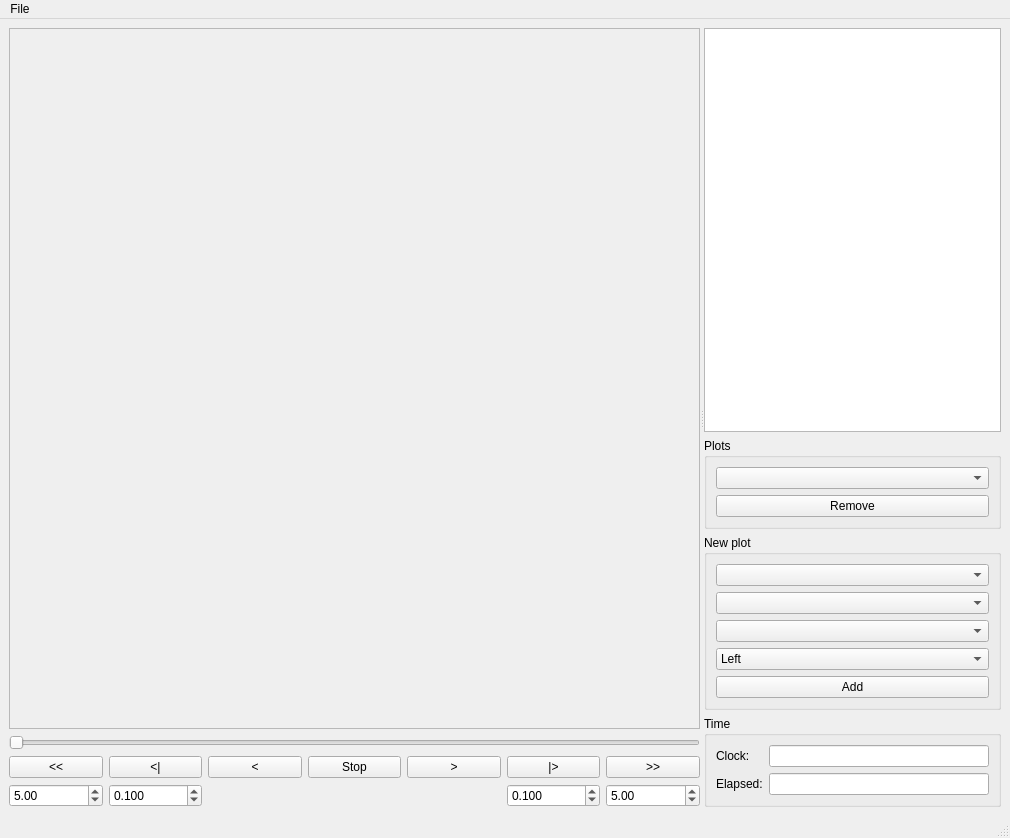
<?xml version="1.0" encoding="UTF-8"?>
<ui version="4.0">
 <class>TplotMainWindow</class>
 <widget class="QMainWindow" name="TplotMainWindow">
  <property name="geometry">
   <rect>
    <x>0</x>
    <y>0</y>
    <width>1010</width>
    <height>838</height>
   </rect>
  </property>
  <property name="windowTitle">
   <string>MainWindow</string>
  </property>
  <widget class="QWidget" name="centralwidget">
   <layout class="QVBoxLayout" name="verticalLayout_3">
    <item>
     <widget class="QSplitter" name="splitter">
      <property name="orientation">
       <enum>Qt::Horizontal</enum>
      </property>
      <widget class="QWidget" name="layoutWidget">
       <layout class="QVBoxLayout" name="verticalLayout" stretch="1,0,0">
        <item>
         <widget class="QFrame" name="plotFrame">
          <property name="sizePolicy">
           <sizepolicy hsizetype="Preferred" vsizetype="Expanding">
            <horstretch>0</horstretch>
            <verstretch>0</verstretch>
           </sizepolicy>
          </property>
          <property name="frameShape">
           <enum>QFrame::StyledPanel</enum>
          </property>
          <property name="frameShadow">
           <enum>QFrame::Raised</enum>
          </property>
         </widget>
        </item>
        <item>
         <widget class="QSlider" name="timeSlider">
          <property name="maximum">
           <number>1000</number>
          </property>
          <property name="orientation">
           <enum>Qt::Horizontal</enum>
          </property>
         </widget>
        </item>
        <item>
         <layout class="QGridLayout" name="gridLayout">
          <item row="0" column="0">
           <widget class="QPushButton" name="fastReverseButton">
            <property name="text">
             <string>&lt;&lt;</string>
            </property>
           </widget>
          </item>
          <item row="0" column="1">
           <widget class="QPushButton" name="stepBackButton">
            <property name="text">
             <string>&lt;|</string>
            </property>
           </widget>
          </item>
          <item row="0" column="2">
           <widget class="QPushButton" name="playReverseButton">
            <property name="text">
             <string>&lt;</string>
            </property>
           </widget>
          </item>
          <item row="0" column="3">
           <widget class="QPushButton" name="stopButton">
            <property name="text">
             <string>Stop</string>
            </property>
           </widget>
          </item>
          <item row="0" column="4">
           <widget class="QPushButton" name="playButton">
            <property name="text">
             <string>&gt;</string>
            </property>
           </widget>
          </item>
          <item row="0" column="5">
           <widget class="QPushButton" name="stepForwardButton">
            <property name="text">
             <string>|&gt;</string>
            </property>
           </widget>
          </item>
          <item row="0" column="6">
           <widget class="QPushButton" name="fastForwardButton">
            <property name="text">
             <string>&gt;&gt;</string>
            </property>
           </widget>
          </item>
          <item row="1" column="0">
           <widget class="QDoubleSpinBox" name="fastReverseSpin">
            <property name="minimum">
             <double>0.010000000000000</double>
            </property>
            <property name="maximum">
             <double>1000.000000000000000</double>
            </property>
            <property name="singleStep">
             <double>0.500000000000000</double>
            </property>
            <property name="value">
             <double>5.000000000000000</double>
            </property>
           </widget>
          </item>
          <item row="1" column="1">
           <widget class="QDoubleSpinBox" name="stepBackSpin">
            <property name="decimals">
             <number>3</number>
            </property>
            <property name="singleStep">
             <double>0.010000000000000</double>
            </property>
            <property name="value">
             <double>0.100000000000000</double>
            </property>
           </widget>
          </item>
          <item row="1" column="5">
           <widget class="QDoubleSpinBox" name="stepForwardSpin">
            <property name="decimals">
             <number>3</number>
            </property>
            <property name="singleStep">
             <double>0.010000000000000</double>
            </property>
            <property name="value">
             <double>0.100000000000000</double>
            </property>
           </widget>
          </item>
          <item row="1" column="6">
           <widget class="QDoubleSpinBox" name="fastForwardSpin">
            <property name="minimum">
             <double>0.010000000000000</double>
            </property>
            <property name="maximum">
             <double>1000.000000000000000</double>
            </property>
            <property name="singleStep">
             <double>0.500000000000000</double>
            </property>
            <property name="value">
             <double>5.000000000000000</double>
            </property>
           </widget>
          </item>
         </layout>
        </item>
       </layout>
      </widget>
      <widget class="QWidget" name="layoutWidget">
       <layout class="QVBoxLayout" name="verticalLayout_2">
        <item>
         <widget class="QTreeWidget" name="treeWidget">
          <property name="columnCount">
           <number>2</number>
          </property>
          <attribute name="headerVisible">
           <bool>false</bool>
          </attribute>
          <column>
           <property name="text">
            <string notr="true">1</string>
           </property>
          </column>
          <column>
           <property name="text">
            <string notr="true">2</string>
           </property>
          </column>
         </widget>
        </item>
        <item>
         <widget class="QGroupBox" name="groupBox_2">
          <property name="title">
           <string>Plots</string>
          </property>
          <layout class="QVBoxLayout" name="verticalLayout_9">
           <item>
            <widget class="QComboBox" name="plotsCombo"/>
           </item>
           <item>
            <widget class="QPushButton" name="removeButton">
             <property name="text">
              <string>Remove</string>
             </property>
            </widget>
           </item>
          </layout>
         </widget>
        </item>
        <item>
         <widget class="QGroupBox" name="groupBox">
          <property name="title">
           <string>New plot</string>
          </property>
          <layout class="QVBoxLayout" name="verticalLayout_8">
           <item>
            <widget class="QComboBox" name="recordCombo"/>
           </item>
           <item>
            <widget class="QComboBox" name="xCombo"/>
           </item>
           <item>
            <widget class="QComboBox" name="yCombo"/>
           </item>
           <item>
            <widget class="QComboBox" name="axisCombo">
             <item>
              <property name="text">
               <string>Left</string>
              </property>
             </item>
             <item>
              <property name="text">
               <string>Right</string>
              </property>
             </item>
             <item>
              <property name="text">
               <string>3</string>
              </property>
             </item>
             <item>
              <property name="text">
               <string>4</string>
              </property>
             </item>
            </widget>
           </item>
           <item>
            <widget class="QPushButton" name="addPlotButton">
             <property name="text">
              <string>Add</string>
             </property>
            </widget>
           </item>
          </layout>
         </widget>
        </item>
        <item>
         <widget class="QGroupBox" name="groupBox_3">
          <property name="title">
           <string>Time</string>
          </property>
          <layout class="QFormLayout" name="formLayout">
           <item row="0" column="0">
            <widget class="QLabel" name="clockLabel">
             <property name="text">
              <string>Clock:</string>
             </property>
            </widget>
           </item>
           <item row="0" column="1">
            <widget class="QLineEdit" name="clockEdit">
             <property name="readOnly">
              <bool>true</bool>
             </property>
            </widget>
           </item>
           <item row="1" column="0">
            <widget class="QLabel" name="elapsedLabel">
             <property name="text">
              <string>Elapsed:</string>
             </property>
            </widget>
           </item>
           <item row="1" column="1">
            <widget class="QLineEdit" name="elapsedEdit">
             <property name="readOnly">
              <bool>true</bool>
             </property>
            </widget>
           </item>
          </layout>
         </widget>
        </item>
       </layout>
      </widget>
     </widget>
    </item>
   </layout>
  </widget>
  <widget class="QMenuBar" name="menubar">
   <property name="geometry">
    <rect>
     <x>0</x>
     <y>0</y>
     <width>1010</width>
     <height>20</height>
    </rect>
   </property>
   <widget class="QMenu" name="menuFile">
    <property name="title">
     <string>File</string>
    </property>
    <addaction name="action_Open"/>
    <addaction name="separator"/>
    <addaction name="action_Quit"/>
   </widget>
   <addaction name="menuFile"/>
  </widget>
  <widget class="QStatusBar" name="statusbar"/>
  <action name="action_Open">
   <property name="text">
    <string>&amp;Open</string>
   </property>
  </action>
  <action name="action_Quit">
   <property name="text">
    <string>&amp;Quit</string>
   </property>
  </action>
 </widget>
 <resources/>
 <connections/>
</ui>
